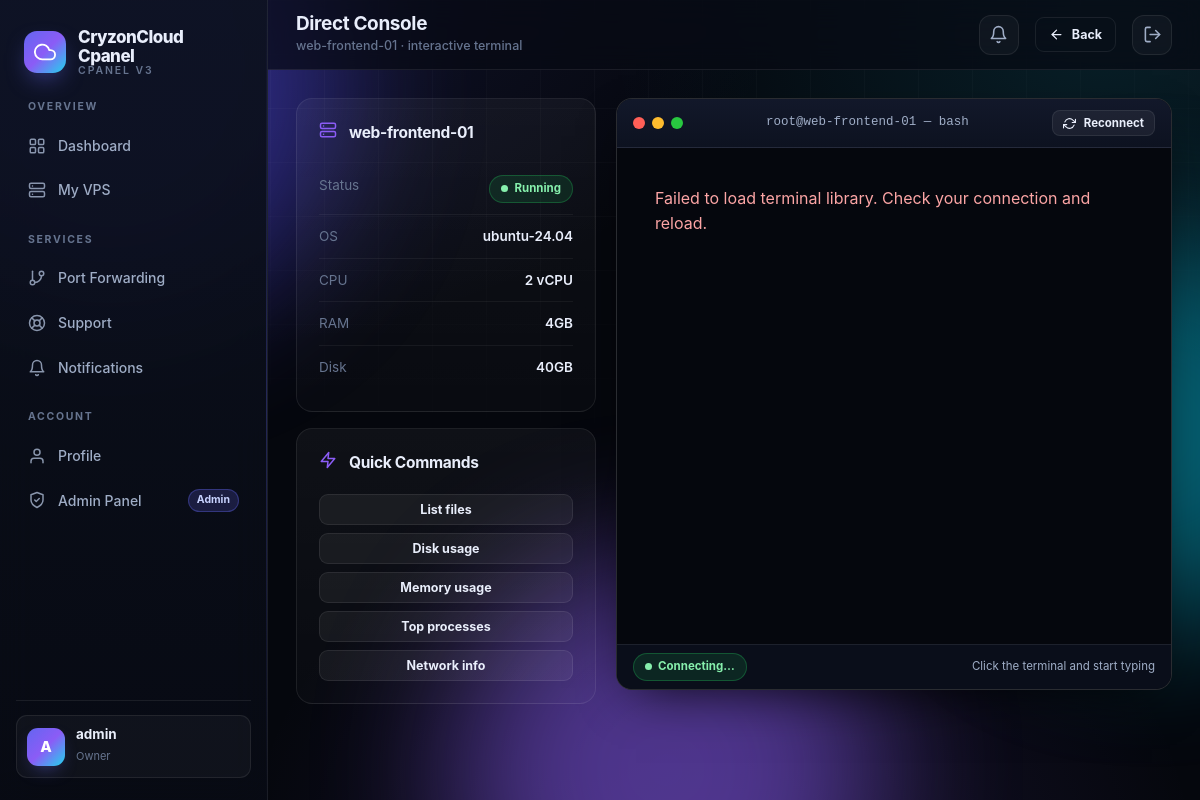
Screenshot of /vps/2/console (signed in) with the database file from the repository.
### tables this page shows
CREATE TABLE settings (
    id INTEGER PRIMARY KEY AUTOINCREMENT,
    site_name TEXT DEFAULT 'CryzonCloud Cpanel',
    site_description TEXT DEFAULT 'High-Performance Cloud VPS Management Panel',
    footer_text TEXT DEFAULT 'Powered by CryzonCloud',
    timezone TEXT DEFAULT 'UTC',
    registration_enabled INTEGER DEFAULT 1,
    logo_url TEXT DEFAULT '',
    favicon_url TEXT DEFAULT '',
    cpu_threshold INTEGER DEFAULT 90,
    ram_threshold INTEGER DEFAULT 90,
    max_vps_per_user INTEGER DEFAULT 5,
    max_ports_per_user INTEGER DEFAULT 20,
    hostname_prefix TEXT DEFAULT 'cryzon',
    port_forwarding_method TEXT DEFAULT 'socat',
    public_ipv4 TEXT DEFAULT '',
    icon_path TEXT DEFAULT '',
    rate_limit_auth INTEGER DEFAULT 20,
    rate_limit_api INTEGER DEFAULT 120,
    rate_limit_heavy INTEGER DEFAULT 10,
    default_vps_days INTEGER DEFAULT 0
);

CREATE TABLE users (
    id INTEGER PRIMARY KEY AUTOINCREMENT,
    username TEXT UNIQUE NOT NULL,
    email TEXT UNIQUE NOT NULL,
    password TEXT NOT NULL,
    api_key TEXT,
    is_admin INTEGER DEFAULT 0,
    role_id INTEGER DEFAULT NULL,
    is_banned INTEGER DEFAULT 0,
    created_at TIMESTAMP DEFAULT CURRENT_TIMESTAMP,
    FOREIGN KEY (role_id) REFERENCES roles(id)
);

CREATE TABLE roles (
    id INTEGER PRIMARY KEY AUTOINCREMENT,
    name TEXT UNIQUE NOT NULL,
    slug TEXT UNIQUE NOT NULL,
    description TEXT DEFAULT '',
    permissions TEXT DEFAULT '[]',
    is_system INTEGER DEFAULT 0,
    priority INTEGER DEFAULT 0,
    color TEXT DEFAULT '#6366f1',
    created_at TIMESTAMP DEFAULT CURRENT_TIMESTAMP
);

CREATE TABLE vps (
    id INTEGER PRIMARY KEY AUTOINCREMENT,
    user_id INTEGER NOT NULL,
    node_id INTEGER DEFAULT NULL,
    container_id TEXT,
    container_name TEXT,
    ssh_command TEXT,
    ssh_password TEXT DEFAULT NULL,
    status TEXT DEFAULT 'creating',
    os_type TEXT DEFAULT 'ubuntu-22.04',
    ram TEXT DEFAULT '2GB',
    cpu TEXT DEFAULT '1 vCPU',
    disk TEXT DEFAULT '20GB',
    expires_at TIMESTAMP DEFAULT NULL,
    max_backups INTEGER DEFAULT 0,
    created_at TIMESTAMP DEFAULT CURRENT_TIMESTAMP,
    FOREIGN KEY (user_id) REFERENCES users(id),
    FOREIGN KEY (node_id) REFERENCES nodes(id)
);

### ccp/routes.py (the view)
@bp.route("/vps/<int:vps_id>/console")
@login_required
def vps_console(vps_id):
    vps = _get_vps(vps_id, perm="vps.console")
    return render_template("console.html", vps=vps)

### ccp/db.py (called while the page is built)
def get_db():
    if "db" not in g:
        g.db = sqlite3.connect(DATABASE, timeout=10)
        g.db.row_factory = sqlite3.Row
        g.db.execute("PRAGMA journal_mode=WAL")
        g.db.execute("PRAGMA busy_timeout=10000")
        g.db.execute("PRAGMA foreign_keys=ON")
    return g.db

def query(sql, args=(), one=False):
    cur = get_db().execute(sql, args)
    rv = cur.fetchall()
    cur.close()
    return (rv[0] if rv else None) if one else rv

def get_settings():
    row = query("SELECT * FROM settings ORDER BY id LIMIT 1", one=True)
    if not row:
        execute("INSERT INTO settings (id) VALUES (1)")
        row = query("SELECT * FROM settings ORDER BY id LIMIT 1", one=True)
    return dict(row) if row else {}

def get_role(role_id):
    if role_id is None:
        return None
    row = query("SELECT * FROM roles WHERE id = ?", (role_id,), one=True)
    if not row:
        return None
    d = dict(row)
    try:
        d["permissions"] = json.loads(d.get("permissions") or "[]")
    except (ValueError, TypeError):
        d["permissions"] = []
    return d

### ccp/routes.py (called while the page is built)
def _get_vps(vps_id, perm="vps.view"):
    vps = db.query("SELECT * FROM vps WHERE id = ?", (vps_id,), one=True)
    if not vps:
        abort(404)
    vps = dict(vps)
    user = current_user()
    shared = db.query("SELECT 1 FROM vps_shares WHERE vps_id=? AND shared_with=?", (vps_id, user["id"]), one=True)
    if vps["user_id"] != user["id"] and not shared and not is_admin(user):
        abort(403)
    if not has_permission(user, perm):
        abort(403)
    vps["owner"] = db.query("SELECT username FROM users WHERE id=?", (vps["user_id"],), one=True)
    vps["node"] = db.query("SELECT * FROM nodes WHERE id=?", (vps["node_id"],), one=True) if vps.get("node_id") else None
    return vps

### ccp/security.py (called while the page is built)
def current_user():
    if "user" in g:
        return g.user
    uid = session.get("user_id")
    if not uid:
        g.user = None
        return None
    row = db.query("SELECT * FROM users WHERE id = ?", (uid,), one=True)
    if not row:
        g.user = None
        return None
    user = dict(row)
    user["role"] = db.get_role(user.get("role_id"))
    g.user = user
    return user

def has_permission(user, perm):
    if not user:
        return False
    if user.get("is_banned"):
        return False
    return perm in user_permissions(user)

### templates/console.html (shortened to what this page needs)
{% extends "base.html" %}
{% from "_icons.html" import icon %}
{% block page_title %}Direct Console{% endblock %}
{% block page_sub %}{{ vps.container_name }} · interactive terminal{% endblock %}
{% block head_extra %}
<link rel="stylesheet" href="https://cdn.jsdelivr.net/npm/xterm@5.3.0/css/xterm.css">
{% endblock %}
{% block topbar_actions %}
<a href="{{ url_for('main.vps_detail', vps_id=vps.id) }}" class="btn btn-sm btn-ghost">{{ icon('arrow-left', 15) }} Back</a>
{% endblock %}
{% block content %}
<div class="console-grid">
  <aside class="console-side">
    <div class="card reveal">
      <div class="card-head"><span class="ic">{{ icon('server', 18) }}</span><h3>{{ vps.container_name }}</h3></div>
      <div class="kv"><span class="k">Status</span><span class="v"><span class="badge {{ vps.status }}"><span class="dot"></span>{{ vps.status|capitalize }}</span></span></div>
      <div class="kv"><span class="k">OS</span><span class="v">{{ vps.os_type }}</span></div>
      <div class="kv"><span class="k">CPU</span><span class="v">{{ vps.cpu }} vCPU</span></div>
      <div class="kv"><span class="k">RAM</span><span class="v">{{ vps.ram }}</span></div>
      <div class="kv"><span class="k">Disk</span><span class="v">{{ vps.disk }}</span></div>
    </div>
    <div class="card reveal">
      <div class="card-head"><span class="ic">{{ icon('zap', 18) }}</span><h3>Quick Commands</h3></div>
      <div class="grid" style="gap:8px">
        <button class="btn btn-sm btn-block" data-cmd="ls -la">List files</button>
        <button class="btn btn-sm btn-block" data-cmd="df -h">Disk usage</button>
        <button class="btn btn-sm btn-block" data-cmd="free -h">Memory usage</button>
        <button class="btn btn-sm btn-block" data-cmd="top -bn1 | head -20">Top processes</button>
        <button class="btn btn-sm btn-block" data-cmd="ip addr">Network info</button>
      </div>
    </div>
  </aside>
  <div>
    <div class="term-shell reveal">
      <div class="term-bar">
        <div class="term-dots"><i></i><i></i><i></i></div>
        <span class="term-title">root@{{ vps.container_name }} — bash</span>
        <button class="btn btn-xs" id="reconnectBtn">{{ icon('refresh-cw', 13) }} Reconnect</button>
      </div>
      <div class="term-body" id="termBody"></div>
      <div class="term-status">
        <span class="badge {{ 'success' if not demo else 'warning' }}" id="connBadge"><span class="dot"></span><span id="connText">{{ 'Demo shell' if demo else 'Connecting…' }}</span></span>
        <span class="muted text-xs">Click the terminal and start typing</span>
      </div>
    </div>
  </div>
</div>
{% endblock %}

### templates/base.html (shortened to what this page needs)
{% from "_icons.html" import icon %}
<!DOCTYPE html>
<html lang="en">
<head>
  <link rel="stylesheet" href="{{ url_for('static', filename='css/style.css') }}">
  {% block head_extra %}{% endblock %}
</head>
<body>
  <div class="bg-fx"><span class="orb o1"></span></div>
  <div class="app-shell">
    <aside class="sidebar">
      <a href="{{ url_for('main.dashboard') if current_user else url_for('main.index') }}" class="brand">
        <span class="brand-logo">{{ icon('cloud', 22) }}</span>
        <span class="brand-name">{{ settings.site_name or 'CryzonCloud' }}<span>Cpanel v3</span></span>
      </a>
      <div class="nav-scroll">
        {% block sidebar_nav %}
        <div class="nav-group">
          <div class="nav-label">Overview</div>
          <a href="{{ url_for('main.dashboard') }}" class="nav-item {{ 'active' if request.endpoint == 'main.dashboard' }}">
            {{ icon('grid') }}<span>Dashboard</span>
          </a>
          {% if can('vps.view') %}
          <a href="{{ url_for('main.dashboard') }}#vps" class="nav-item">
            {{ icon('server') }}<span>My VPS</span>
          </a>
          {% endif %}
        </div>
        <div class="nav-group">
          <div class="nav-label">Services</div>
          {% if can('vps.ports') %}
          <a href="{{ url_for('main.ports') }}" class="nav-item {{ 'active' if request.endpoint == 'main.ports' }}">
            {{ icon('git-branch') }}<span>Port Forwarding</span>
          </a>
          {% endif %}
          {% if can('tickets.view') %}
          <a href="{{ url_for('main.tickets') }}" class="nav-item {{ 'active' if request.endpoint and request.endpoint.startswith('main.ticket') }}">
            {{ icon('life-buoy') }}<span>Support</span>
          </a>
          {% endif %}
          <a href="{{ url_for('main.notifications') }}" class="nav-item {{ 'active' if request.endpoint == 'main.notifications' }}">
            {{ icon('bell') }}<span>Notifications</span>
          </a>
        </div>
        <div class="nav-group">
          <div class="nav-label">Account</div>
          <a href="{{ url_for('main.profile') }}" class="nav-item {{ 'active' if request.endpoint == 'main.profile' }}">
            {{ icon('user') }}<span>Profile</span>
          </a>
          {% if is_admin_user %}
          <a href="{{ url_for('admin.dashboard') }}" class="nav-item">
            {{ icon('shield-check') }}<span>Admin Panel</span>
            <span class="nav-badge">Admin</span>
          </a>
          {% endif %}
        </div>
        {% endblock %}
      </div>
      <div class="sidebar-foot">
        <a href="{{ url_for('main.profile') }}" class="user-chip">
          <span class="avatar">{{ (current_user.username[0]|upper) if current_user else '?' }}</span>
          <span style="min-width:0">
            <span class="u-name" style="display:block">{{ current_user.username if current_user else 'Guest' }}</span>
            <span class="u-role">{{ current_user.role.name if current_user and current_user.role else 'User' }}</span>
          </span>
        </a>
      </div>
    </aside>
    <div class="main">
      <header class="topbar">
        <div>
          <h1>{% block page_title %}Dashboard{% endblock %}</h1>
          <div class="sub">{% block page_sub %}{{ settings.site_description }}{% endblock %}</div>
        </div>
        <div style="position:relative">
          <button class="icon-btn" data-notif-bell aria-label="Notifications">
          </button>
        </div>
        {% block topbar_actions %}{% endblock %}
        <a href="{{ url_for('main.logout') }}" class="icon-btn" title="Sign out">{{ icon('log-out', 19) }}</a>
      </header>
      <main class="page">
        {% block content %}{% endblock %}
      </main>
    </div>
  </div>
</body>
</html>

### rows the page displays
settings: site_name "CryzonCloud Cpanel"
users: username "A", username "admin"
roles: role "Owner"
vps: container_name "web-frontend-01", status "Running", os_type "ubuntu-24.04", cpu "2", ram "4GB", disk "40GB"

### other values shown
{{ 'Demo shell' if demo else 'Connecting…' }} "Connecting…"
